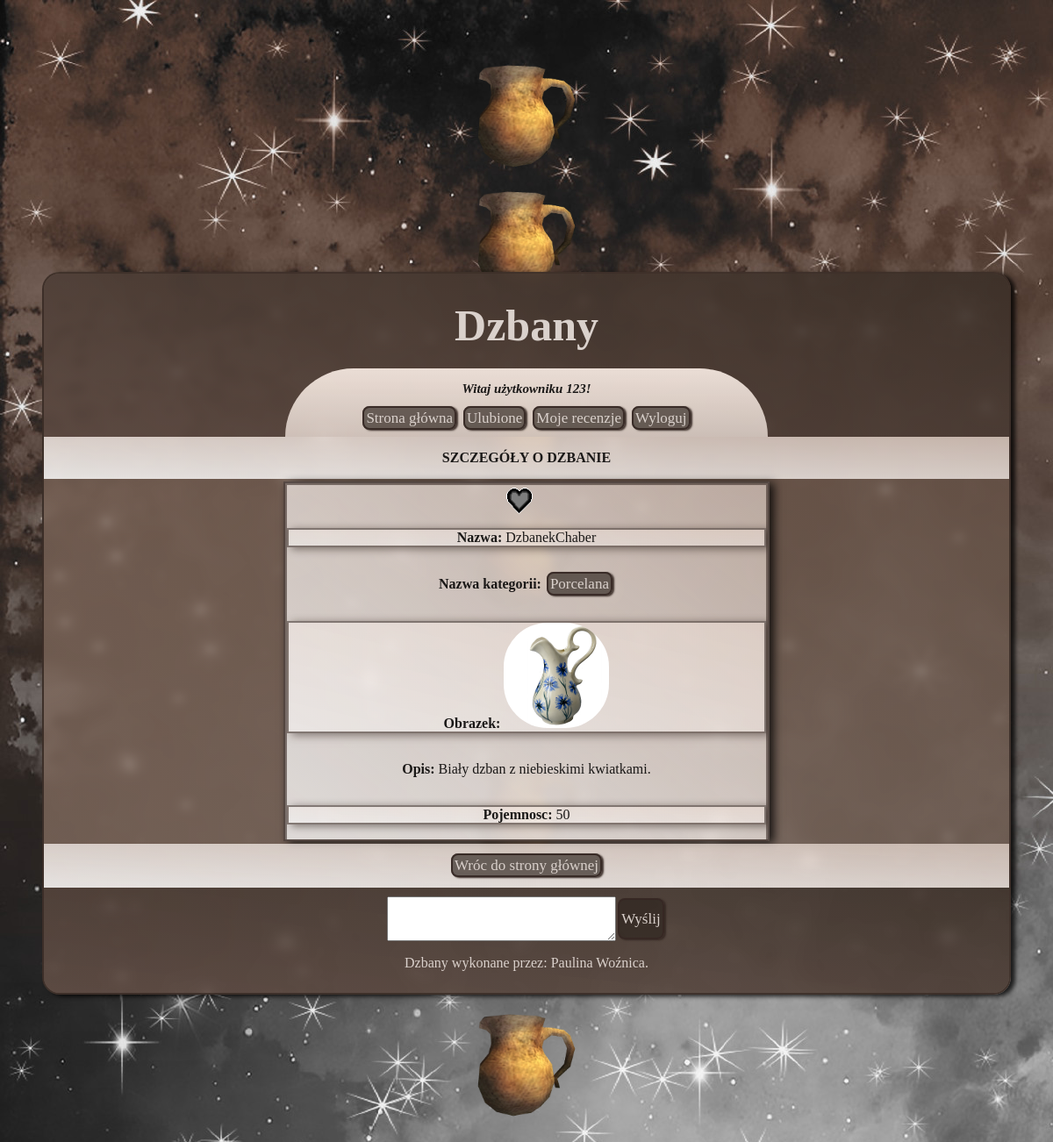
The page /details.php?id=1 (signed in) on the database its author committed.
### tables this page shows
CREATE TABLE `dzbany` (
  `id` int(10) UNSIGNED NOT NULL,
  `idKategorii` int(10) UNSIGNED NOT NULL,
  `nazwa` varchar(50) NOT NULL,
  `obrazek` varchar(50) NOT NULL,
  `opis` text NOT NULL,
  `pojemnosc` int(11) NOT NULL,
  `wysokosc` int(11) NOT NULL
);

CREATE TABLE `kategorie` (
  `Id` int(10) UNSIGNED NOT NULL,
  `nazwa` varchar(50) NOT NULL,
  `opis` text NOT NULL
);

### details.php (the view, shortened to what this page needs)
<!DOCTYPE html>
<html lang="pl">
<head>
    <link rel="stylesheet" href="style.css">
</head>
<body>
    <img src="tlo1.png" class="tlo_img">
    <img src="tlo1.png" class="tlo_img2">
    <img src="tlo1.png" class="tlo_img3">
    <img src="tlo1.png" class="tlo_img4">
    <img src="tlo1.png" class="tlo_img5">
    <img src="tlo1.png" class="tlo_img6">
    <div class="glowny">
    <header>
        <h1>Dzbany</h1>
        <?php include("powitanie.php");?>
    </header>
    <article>
        <h4 class="dolny_pasek">SZCZEGÓŁY O DZBANIE</h4>
        <div class="szczegoly">
        <div class="scroll_szczegoly">
        <?php
            $conn = new mysqli("localhost", "root", "", "dzbanyv2dbpw");
            if (isset($_GET["id"])) {
            $id = $_GET["id"];
            $sql = "SELECT idKategorii, k.nazwa AS nazwaKat, d.nazwa, obrazek, d.opis, pojemnosc,
            wysokosc FROM dzbany d, kategorie k WHERE d.id=$id AND idKategorii=k.id";
            $result = $conn->query($sql);
                if ($result->num_rows > 0) {
                    $row = $result->fetch_object();
                    echo "<div class='szczegoly_kolumny'>";
                    $idUzytkownika = $_SESSION["id"];
                    $sql = "SELECT id FROM ulubione WHERE idDzbana = $id AND idUzytkownika =$idUzytkownika";
                    $added = $conn->query($sql)->num_rows > 0;
                    $text = $added ? "polubione.png" : "odlubione.png";
                    echo "<img class='fav' data-dzban='$id' src='$text'>";
                    echo "<p class='paragraf2'><b>Nazwa: </b>{$row->nazwa}</p>
                    <p class='p1'><b>Nazwa kategorii: </b><a href='index.php?idKat={$row->idKategorii}' class='przyciski'>{$row->nazwaKat}</a>
                    <p class='paragraf2'><b>Obrazek: </b><img src='obrazki/{$row->obrazek}' class='img_szczegoly'></p>
                    <p class='p1'><b>Opis: </b>{$row->opis}</p>
                    <p class='paragraf2'><b>Pojemnosc: </b>{$row->pojemnosc}</p>
                    <p class='p1'><b>Wysokosc: </b>{$row->wysokosc}</p><hr></div>
                    <div class='paragraf2'>
                    <h4>RECENZJE</h4>";
                }else {
                    echo "Nie ma takiego dzbana!";
                }
            }else{
                echo "Wystąpił błąd!";
            }
        ?>
        </div>
        </div>
        </div>
        <div class="dolny_pasek">
        <a href="index.php" class='przyciski'>Wróc do strony głównej</a>
        </div>
    </article>
    <footer>
        <?php include("stopka.php"); ?>
    </footer>
    </div>
</body>
</html>

### style.css (style rules this page uses)
html { height: 100%; }
body { background: linear-gradient(to right top, #ede3d7,#79675c); background-image: url(tlo.jpg); height: 100%; margin: 0px; display: flex; justify-content: center; align-items: center; overflow: hidden; }
.glowny { width: 1100px; height: 820px; background: linear-gradient(to right top, #887164c7,#614d41bd); overflow: auto; padding: 0px; border: #362924da 2px solid; border-radius: 20px; box-shadow: 5px 2px 5px #000000c9; display: flex; flex-direction: column; align-items: stretch; backdrop-filter: blur(5px); font-family: Georgia, 'Times New Roman', Times, serif; color: #1a1817;; }
.tlo_img { position: absolute; top:5%; animation: lataniewprawo 30s infinite linear; }
.tlo_img2 { position: absolute; top:60%; animation: lataniewprawo 15s infinite linear ; }
.tlo_img3 { position: absolute; top:30%; animation: lataniewprawo 20s infinite linear; }
.tlo_img4 { position: absolute; size: 400px; top:15%; animation: lataniewlewo 30s infinite linear; }
.tlo_img5 { position: absolute; top:40%; animation: lataniewlewo 15s infinite linear; }
.tlo_img6 { position: absolute; top:80%; animation: lataniewlewo 20s infinite linear; }
img { height: 120px; }
header,footer { background: linear-gradient(to right top, #4e3d379f,#2e251fa9); padding: 10px; text-align: center; color: #dad1cc; padding-bottom: 0px; display: flex; flex-direction: column; align-items: center; }
header { height: 200px; justify-content: flex-end; }
footer { height: 100px; padding-bottom: 10px; }
h1 { font-size: 50px; margin: 20px; }
article { display: flex; flex-direction: column; }
.przyciski { text-decoration: none; background-color: #2e251fa9; color: #dad1cc; border: #362924f1 2px solid; padding: 2px; font-size: 17px; font-family: Georgia, 'Times New Roman', Times, serif; box-shadow: 2px 1px 2px #362924f1; margin: 2px; border-radius: 8px; }
.dolny_pasek { background: linear-gradient(to right top, #ffffffd3,#f7e7dea9); margin: 0px; padding: 15px; text-align: center; }
.scroll_szczegoly,.scroll_mojerecenzje { height: 100%; overflow-y: auto; overflow-x:hidden; background: linear-gradient(to right top, #ffffffc4,#f7e7de98); box-shadow: 5px 2px 10px #000000c9; border: #362924cc 2px solid; text-align: center; width: 550px; }
.szczegoly,.mojerecenzje { height: 406px; display: flex; align-items: center; justify-content: center; padding: 5px; }
.szczegoly_kolumny { display: flex; flex-direction: column; box-shadow: 5px 2px 10px #36292493; border: #36292493 2px solid; }
.paragraf2 { background: linear-gradient(to right top, #ffffff6c,#f7e7de77); border: #36292493 2px solid; box-shadow: 5px 2px 10px #36292493; }
.img_szczegoly { border-radius: 50px; }
.fav { height: 30px; width: 30px; padding-top: 3px; padding-left: 250px; }

### rows shown on the page
dzbany: nazwa "DzbanekChaber", idKategorii.nazwa "Porcelana", obrazek (picture), opis "Biały dzban z niebieskimi kwiatkami.", pojemnosc "50"

### other values the page prints
$_SESSION["login"] "123"
